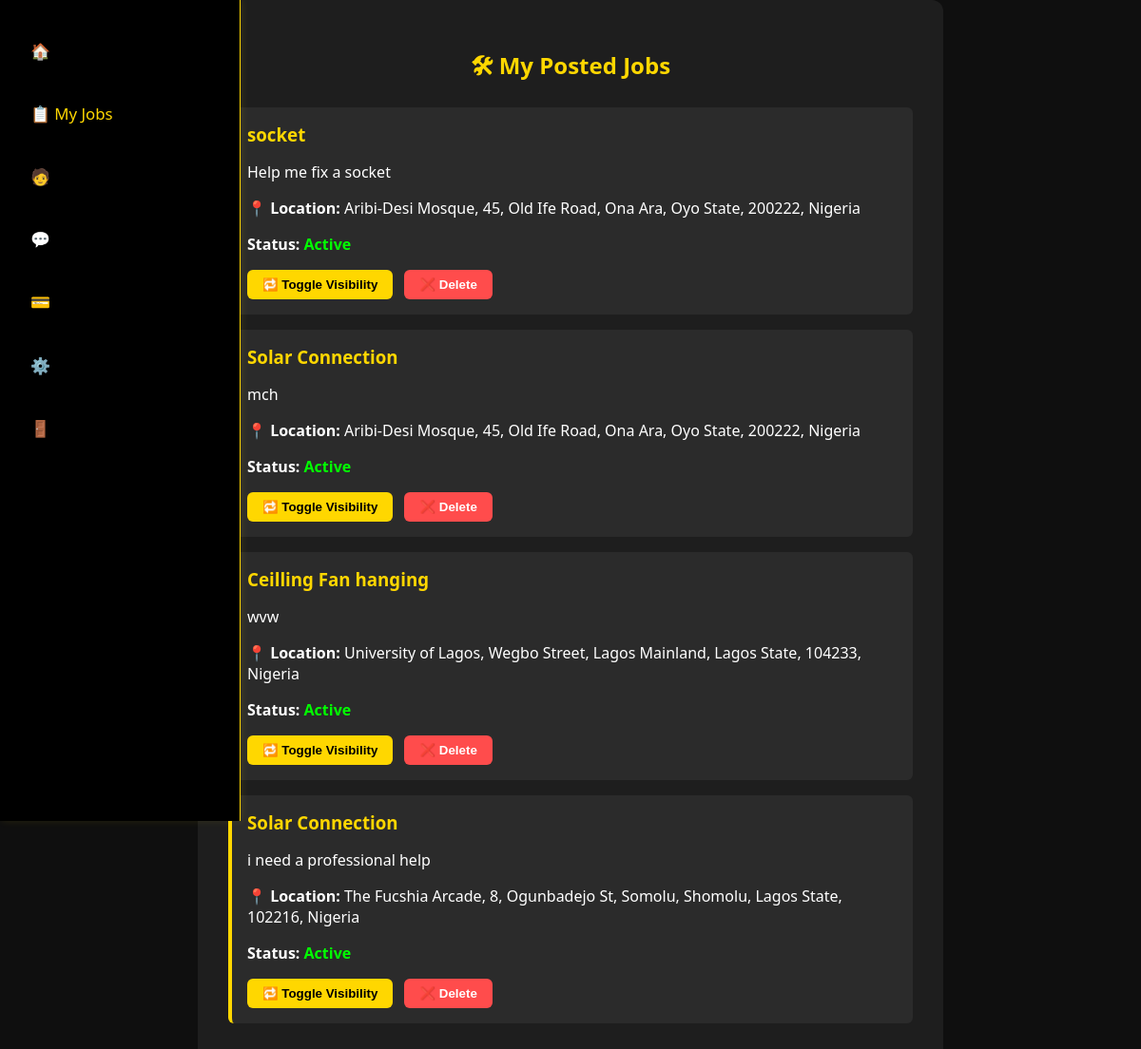
The page /myjobs/ (signed in) on the database its author committed.
### myapp/models.py (models this page shows, shortened)
class Job(models.Model):
    customer = models.ForeignKey(User, on_delete=models.CASCADE, related_name='jobs')
    job_title = models.CharField(max_length=255,default="Untitled Job")
    description = models.TextField()
    location_name = models.CharField(max_length=255, blank=True, null=True)
    latitude = models.FloatField()
    longitude = models.FloatField()
    created_at = models.DateTimeField(auto_now_add=True)
    status = models.BooleanField(default=True)

### myapp/views.py (the view)
# urls.py: path('myjobs/', views.my_jobs_view, name='myjob'),
@login_required
def my_jobs_view(request):
    jobs = Job.objects.filter(customer=request.user).order_by('-created_at')  # Or use whatever timestamp field you have
    return render(request, 'customer_jobs.html', {'jobs': jobs})

### myapp/templates/customer_jobs.html (shortened to what this page needs)
{% load static %}
<!DOCTYPE html>
<html>
<head>
</head>
<body>
<div class="dashboard-container">
  <h2 style="text-align:center; color:#FFD700;">🛠 My Posted Jobs</h2>
  {% for job in jobs %}
    <div class="job-card" id="job-{{ job.id }}">
      <h3>{{ job.job_title }}</h3>
      <p>{{ job.description }}</p>
      <p><strong>📍 Location:</strong> {{ job.location_name }}</p>
      <p><strong>Status:</strong>
        <span id="status-{{ job.id }}" style="color: {{ job.status|yesno:'#00ff00,#ff3333' }}; font-weight: bold;">
          {{ job.status|yesno:"Active,Completed" }}
        </span>
      </p>
      <button class="btn-toggle" onclick="toggleVisibility({{ job.id }})">🔁 Toggle Visibility</button>
      <button class="btn-delete" onclick="deleteJob({{ job.id }})">❌ Delete</button>
    </div>
  {% empty %}
    <p style="text-align:center; margin-top:2rem;">You haven't posted any jobs yet.</p>
  {% endfor %}
</div>
{% include 'partials/customer_tab.html' %}
</body>
</html>

### myapp/templates/customer_jobs.html (style rules this page uses)
body { background-color: #121212; font-family: 'Segoe UI', sans-serif; margin: 0; padding: 0; color: #fff; }
.dashboard-container { max-width: 720px; margin: auto; padding: 2rem; background-color: #1e1e1e; border-radius: 12px; }
.job-card { background-color: #2b2b2b; padding: 1rem; margin: 1rem 0; border-left: 4px solid #FFD700; border-radius: 6px; }
.job-card h3 { margin: 0 0 0.5rem 0; color: #FFD700; }
.btn-toggle, .btn-delete { background: #FFD700; border: none; padding: 0.5rem 1rem; border-radius: 6px; cursor: pointer; font-weight: bold; margin-right: 0.5rem; }
.btn-delete { background: #ff4c4c; color: white; }

### myapp/templates/partials/customer_tab.html (style rules this page uses)
body { margin: 0; font-family: 'Segoe UI', sans-serif; background-color: #0f0f0f; color: white; }

### rows shown on the page
Job: job_title "socket", description "Help me fix a socket", location_name "Aribi-Desi Mosque, 45, Old Ife Road, Ona Ara, Oyo State, 200222, Nigeria", status "Active"
Job: job_title "Solar Connection", description "mch", location_name "Aribi-Desi Mosque, 45, Old Ife Road, Ona Ara, Oyo State, 200222, Nigeria", status "Active"
Job: job_title "Ceilling Fan hanging", description "wvw", location_name "University of Lagos, Wegbo Street, Lagos Mainland, Lagos State, 104233, Nigeria", status "Active"
Job: job_title "Solar Connection", description "i need a professional help", location_name "The Fucshia Arcade, 8, Ogunbadejo St, Somolu, Shomolu, Lagos State, 102216, Nigeria", status "Active"
